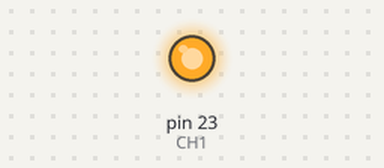
Bench run of a sketch on a simulated Arduino Mega 2560, built with avr-gcc and run on an emulated ATmega2560. Shown: output pins drawn as LEDs (lit = HIGH).

Above: at 7.0 s.
At 17.0 s:
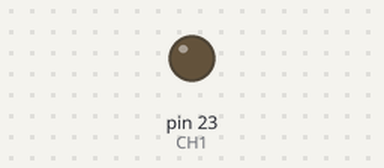
Timing chart, 0 to 28.0 s (numbered marks = the images above):
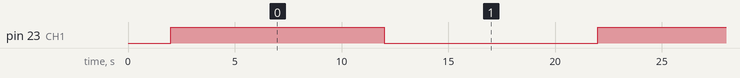

Measured:
- by itself, pin 23 (CH1): alternates HIGH for 10.0 s and LOW for 10.0 s

The sketch:

PowerRelayControl.ino
```cpp
/* ===============================================================
      Project: 4 Channel 5V Relay Module
       Author: Scott C
      Created: 7th Sept 2014
  Arduino IDE: 1.0.5
      Website: http://arduinobasics.blogspot.com.au
  Description: Explore the difference between NC and NO terminals.
================================================================== */

 /*
  Connect 5V on Arduino to VCC on Relay Module
  Connect GND on Arduino to GND on Relay Module
  Connect GND on Arduino to the Common Terminal (middle terminal) on Relay Module. */

 #define CH1 23   // Connect Digital Pin 8 on Arduino to CH1 on Relay Module
 //#define LEDgreen 4 //Connect Digital Pin 4 on Arduino to Green LED (+ 330 ohm resistor) and then to "NO" terminal on relay module
 //#define LEDyellow 12 //Connect Digital Pin 12 on Arduino to Yellow LED (+ 330 ohm resistor) and then to "NC" terminal on relay module

 void setup(){
   //Setup all the Arduino Pins
   pinMode(CH1, OUTPUT);
   //pinMode(CH3, OUTPUT);
   //pinMode(LEDgreen, OUTPUT);
   //pinMode(LEDyellow, OUTPUT);

   //Provide power to both LEDs
   //digitalWrite(LEDgreen, HIGH);
   //digitalWrite(LEDyellow, HIGH);

   //Turn OFF any power to the Relay channels
   digitalWrite(CH1,LOW);
   //digitalWrite(CH3,LOW);
   delay(2000); //Wait 2 seconds before starting sequence
 }

 void loop(){
   digitalWrite(CH1, HIGH);  //Green LED on, Yellow LED off
   delay(10000);
   digitalWrite(CH1, LOW);   //Yellow LED on, Green LED off
   delay(10000);
   /*digitalWrite(CH3, HIGH);  //Relay 3 switches to NO
   delay(1000);
   digitalWrite(CH3,LOW);    //Relay 3 switches to NC
   delay(1000);*/
 }
```
